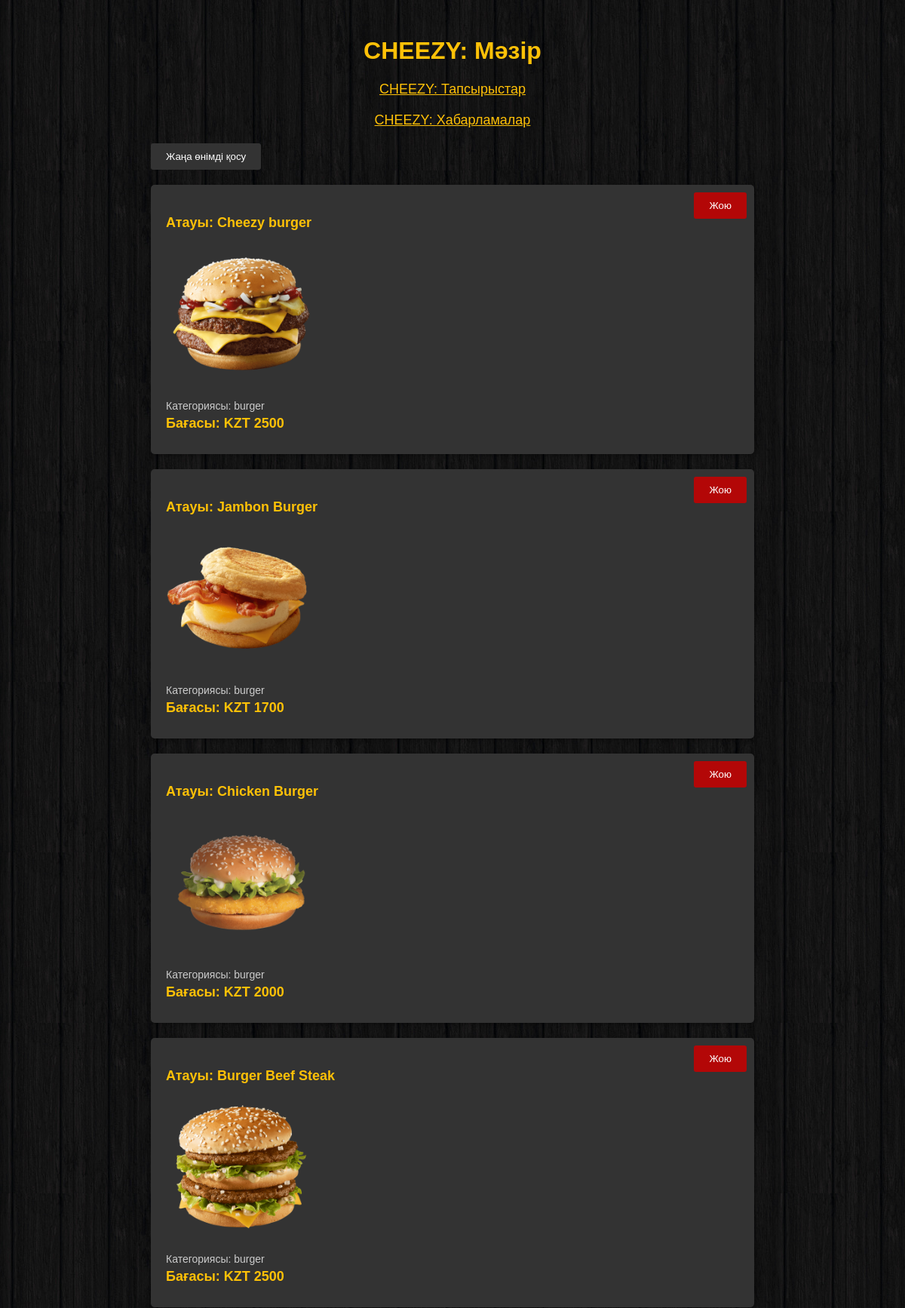
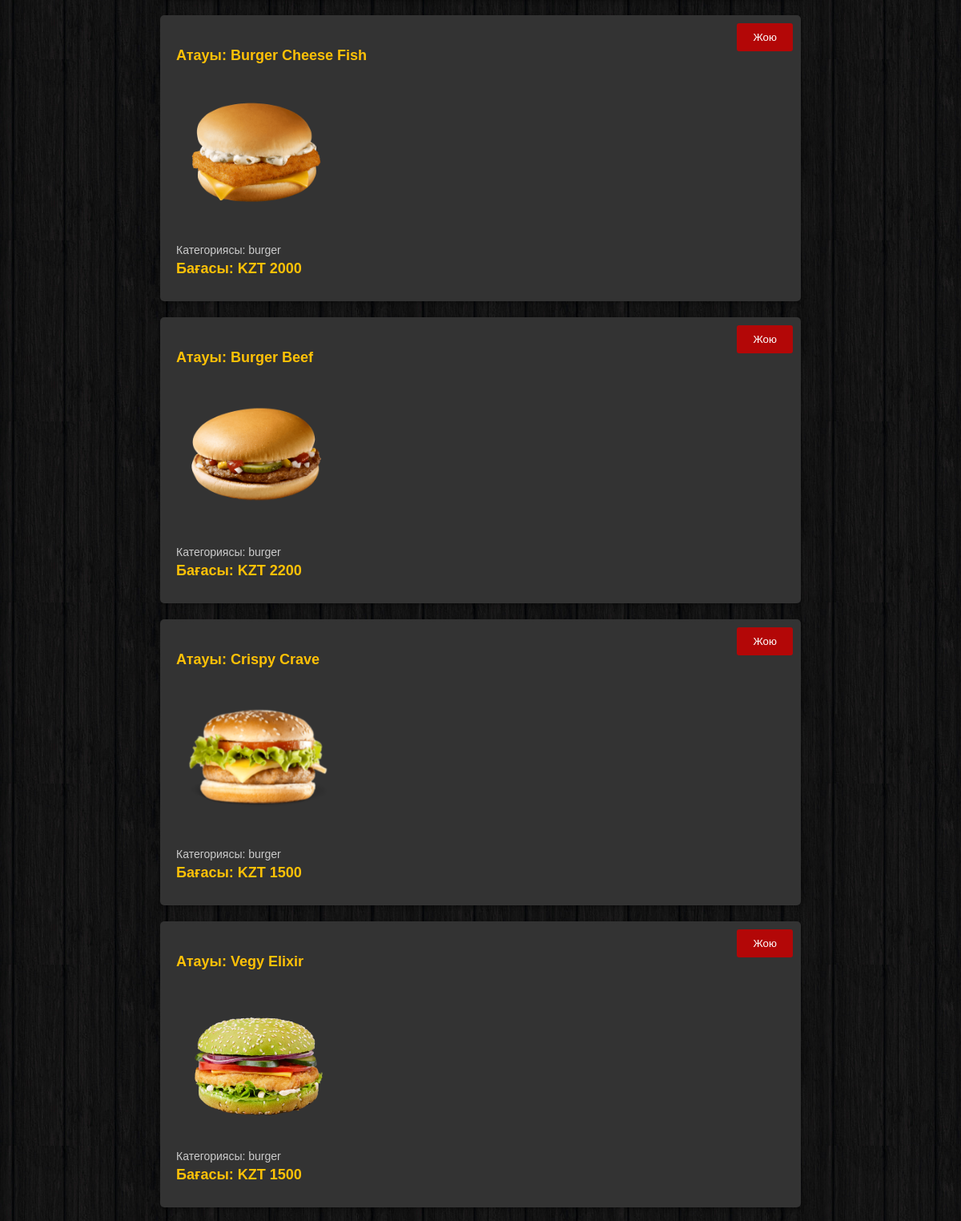
Page /cheezyadmin3.php (upper part) on the committed database (2 pictures, top to bottom).
### tables this page shows
CREATE TABLE `burgers` (
  `id` int(11) NOT NULL,
  `name` varchar(255) DEFAULT NULL,
  `image` varchar(255) DEFAULT NULL,
  `category` varchar(255) NOT NULL,
  `price` int(11) DEFAULT NULL
);

### cheezyadmin3.php (the view, shortened to what this page needs)
<!DOCTYPE html>
<html>
<head>
</head>
<body>
  <div class="container">
  <h1>CHEEZY: Мәзір</h1>
  <a href="cheezyadmin.php" class="admin-panel-link">CHEEZY: Тапсырыстар</a>
  <a href="cheezyadmin2.php" class="admin-panel-link">CHEEZY: Хабарламалар</a>
    <button class="add-button" onclick="addNewProduct()">Жаңа өнімді қосу</button>
    <?php
      $servername = "127.0.0.1";
      $username = "root";
      $password = "root";
      $dbname = "cheezy";
      $conn = new mysqli($servername, $username, $password, $dbname);
      $sql = "SELECT * FROM burgers";
      $result = $conn->query($sql);
      if ($result && $result->num_rows > 0) {
        while ($row = $result->fetch_assoc()) {
          echo '<div class="menu-card">';
          echo '<form method="post" onsubmit="return confirm(\'Өнімді жоюға сенімдісіз бе?\')">';
          echo '<button class="delete-button" type="submit">Жою</button>';
          echo '</form>';
          echo '<div class="item-name">Атауы: ' . $row["name"] . '</div>';
          echo '<img class="item-picture" src="' . $row["image"] . '" alt="' . $row["name"] . '">';
          echo '<div class="item-category">Категориясы: ' . $row["category"] . '</div>';
          echo '<div class="item-price">Бағасы: KZT ' . $row["price"] . '</div>';
          echo '</div>';
        }
      } else {
        echo "No menu items found.";
      }
    ?>
  </div>
</body>
</html>

### cheezyadmin3.php (style rules this page uses)
body { background: url(../images/background.jpg); font-family: Arial, sans-serif; color: #fff; }
.container { max-width: 800px; margin: 0 auto; padding: 20px; }
h1 { text-align: center; color: #ffc107; }
.menu-card { background-color: #333; border-radius: 5px; padding: 20px; margin-bottom: 20px; box-shadow: 0 2px 5px rgba(0, 0, 0, 0.3); position: relative; }
.item-name { font-size: 18px; font-weight: bold; color: #ffc107; margin-bottom: 10px; }
.item-picture { width: 200px; height: 200px; object-fit: cover; margin-bottom: 10px; }
.item-category { font-size: 14px; color: #ccc; margin-bottom: 5px; }
.item-price { font-size: 18px; font-weight: bold; color: #ffc107; margin-bottom: 10px; }
.delete-button { position: absolute; top: 10px; right: 10px; background-color: #ff5722; color: #fff; border: none; padding: 5px 10px; border-radius: 3px; cursor: pointer; }
.add-button { background-color: #333333; color: #fff; border: none; padding: 10px 20px; border-radius: 3px; cursor: pointer; margin-bottom: 20px; }
form { margin-top: 20px; }
button[type="submit"] { background-color: #b30707; color: white; padding: 10px 20px; border: none; cursor: pointer; }
.admin-panel-link { display: block; text-align: center; margin-bottom: 20px; color: #ffc107; text-decoration: none; font-size: 18px; text-decoration: underline; }

### rows in the picture
burgers: name "Cheezy burger", image (picture), category "burger", price "2500"
burgers: name "Jambon Burger", image (picture), category "burger", price "1700"
burgers: name "Chicken Burger", image (picture), category "burger", price "2000"
burgers: name "Burger Beef Steak", image (picture), category "burger", price "2500"
burgers: name "Burger Cheese Fish", image (picture), category "burger", price "2000"
burgers: name "Burger Beef", image (picture), category "burger", price "2200"
burgers: name "Crispy Crave", image (picture), category "burger", price "1500"
burgers: name "Vegy Elixir", image (picture), category "burger", price "1500"
